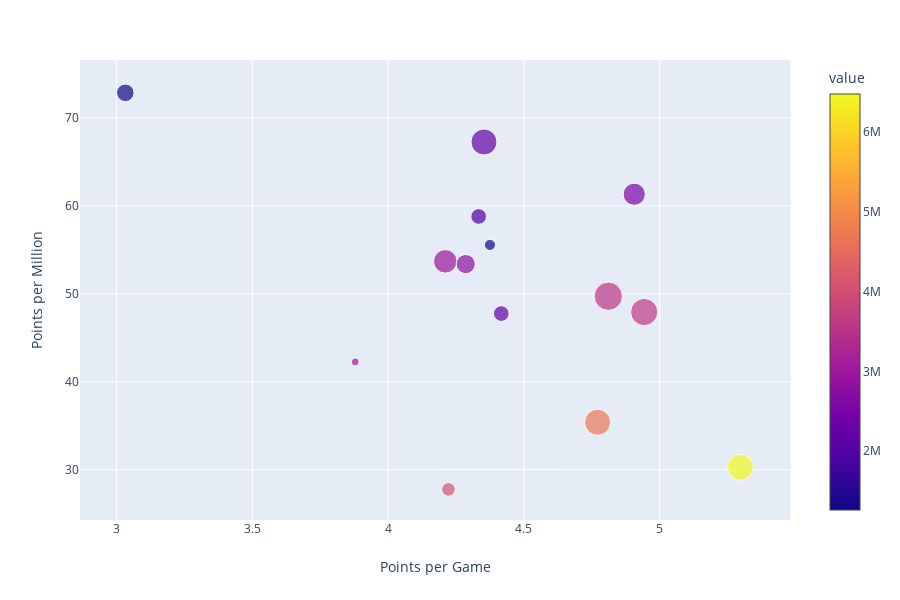

The notebook cell saved with this chart:
### Code cell
bubble_chart(players, "Goalkeeper")

### Figure 1 — Plotly figure (JSON) as saved in the notebook; plotly's stock layout.template omitted (floating-point values rounded to 4 significant figures)
{"data": [{"hoverlabel": {"namelength": 0}, "hovertemplate": "<b>%{hovertext}</b><br><br>points_per_game=%{x}<br>points_per_million=%{y}<br>pct_lineup=%{marker.size}<br>value=%{marker.color}", "hovertext": ["Aitor Fernández", "Asenjo", "Courtois", "Cuéllar", "David Soria", "Diego López", "Dmitrovic", "Herrerín", "Masip", "Oblak", "Pacheco", "Rulli", "Ter Stegen", "Vaclík"], "legendgroup": "", "marker": {"color": [1260000, 2560000, 4110000, 2200000, 3580000, 2980000, 2220000, 1290000, 2810000, 6480000, 3610000, 1990000, 4720000, 3030000], "coloraxis": "coloraxis", "size": [2, 8, 3, 11, 13, 9, 4, 5, 6, 11, 12, 4, 11, 1], "sizemode": "area", "sizeref": 0.0325, "symbol": "circle"}, "mode": "markers", "name": "", "showlegend": false, "type": "scatter", "x": [4.375, 4.906, 4.222, 4.353, 4.811, 4.211, 4.417, 3.032, 4.286, 5.297, 4.943, 4.333, 4.771, 3.879], "xaxis": "x", "y": [55.56, 61.33, 27.74, 67.27, 49.72, 53.69, 47.75, 72.87, 53.38, 30.25, 47.92, 58.79, 35.38, 42.24], "yaxis": "y"}], "layout": {"coloraxis": {"colorbar": {"title": {"text": "value"}}, "colorscale": [[0, "#0d0887"], [0.1111, "#46039f"], [0.2222, "#7201a8"], [0.3333, "#9c179e"], [0.4444, "#bd3786"], [0.5556, "#d8576b"], [0.6667, "#ed7953"], [0.7778, "#fb9f3a"], [0.8889, "#fdca26"], [1, "#f0f921"]]}, "height": 600, "legend": {"itemsizing": "constant", "tracegroupgap": 0}, "margin": {"t": 60}, "xaxis": {"anchor": "y", "domain": [0, 0.98], "title": {"text": "Points per Game"}}, "yaxis": {"anchor": "x", "domain": [0, 1], "title": {"text": "Points per Million"}}}}
